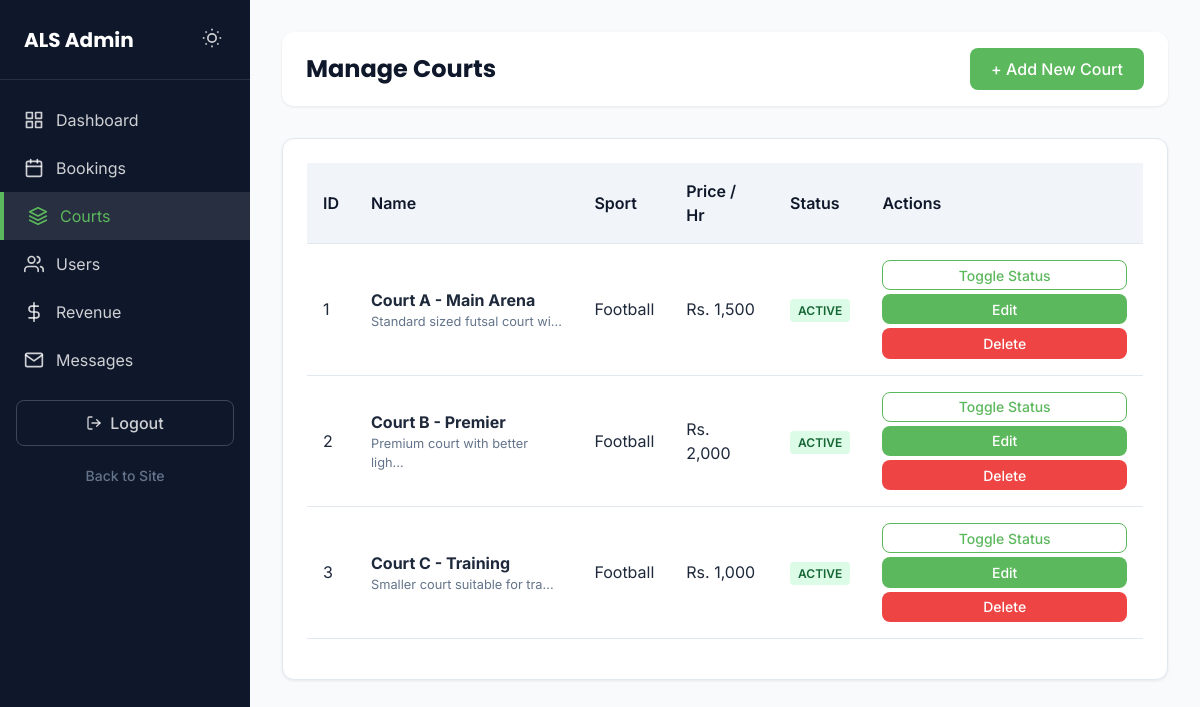
The app's page /admin/courts.php (signed in) with its own data.
### tables this page shows
CREATE TABLE IF NOT EXISTS courts (
    id INT AUTO_INCREMENT PRIMARY KEY,
    name VARCHAR(100) NOT NULL,
    sport_type ENUM('football', 'cricket', 'badminton') NOT NULL DEFAULT 'football',
    price_per_hour DECIMAL(10,2) NOT NULL DEFAULT 0.00,
    description TEXT,
    is_active TINYINT(1) DEFAULT 1,
    created_at TIMESTAMP DEFAULT CURRENT_TIMESTAMP,
    INDEX idx_active (is_active)
);

### admin/courts.php (the view, shortened to what this page needs)
<?php
require_once '../includes/db.php';
$courts = $conn->query("SELECT * FROM courts ORDER BY name ASC")->fetch_all(MYSQLI_ASSOC);
?>
<!DOCTYPE html>
<html lang="en">
<head>
    <link rel="stylesheet" href="../assets/css/style.css">
</head>
<body>
<div class="admin-layout">
    <?php include '../includes/admin_sidebar.php'; ?>
    <div class="admin-main">
        <div class="admin-header">
            <h2>Manage Courts</h2>
            <button onclick="openAddCourtModal()" class="btn btn-primary">+ Add New Court</button>
        </div>
        <div class="card">
            <div class="table-responsive">
                <table class="table">
                    <thead>
                        <tr>
                            <th>ID</th>
                            <th>Name</th>
                            <th>Sport</th>
                            <th>Price / Hr</th>
                            <th>Status</th>
                            <th>Actions</th>
                        </tr>
                    </thead>
                    <tbody>
                        <?php if(count($courts) > 0): ?>
                            <?php foreach($courts as $c): ?>
                            <tr>
                                <td><?php echo $c['id']; ?></td>
                                <td>
                                    <strong><?php echo htmlspecialchars($c['name']); ?></strong>
                                    <?php if($c['description']): ?>
                                        <div style="font-size: 0.8rem; color: var(--text-secondary);"><?php echo htmlspecialchars(substr($c['description'], 0, 30)) . '...'; ?></div>
                                    <?php endif; ?>
                                </td>
                                <td><?php echo ucfirst(htmlspecialchars($c['sport_type'])); ?></td>
                                <td>Rs. <?php echo number_format($c['price_per_hour']); ?></td>
                                <td>
                                    <?php if($c['is_active']): ?>
                                        <span class="badge badge-success">Active</span>
                                    <?php else: ?>
                                        <span class="badge badge-secondary">Inactive</span>
                                    <?php endif; ?>
                                </td>
                                <td>
                                    <button onclick="toggleCourtStatus(<?php echo $c['id']; ?>)" class="btn btn-outline btn-sm mb-1 w-100">Toggle Status</button>
                                    <button onclick="openEditCourtModal(<?php echo $c['id']; ?>, '<?php echo addslashes(htmlspecialchars($c['name'])); ?>', <?php echo $c['price_per_hour']; ?>, '<?php echo addslashes(htmlspecialchars($c['sport_type'])); ?>', '<?php echo addslashes(htmlspecialchars($c['description'])); ?>')" class="btn btn-primary btn-sm mb-1 w-100">Edit</button>
                                    <button onclick="deleteCourt(<?php echo $c['id']; ?>)" class="btn btn-danger btn-sm w-100">Delete</button>
                                </td>
                            </tr>
                            <?php endforeach; ?>
                        <?php else: ?>
                            <tr><td colspan="6" class="text-center">No courts found.</td></tr>
                        <?php endif; ?>
                    </tbody>
                </table>
            </div>
        </div>
    </div>
</div>
</body>
</html>

### assets/css/style.css (style rules this page uses)
:root { --primary-green: #5cb85c; --primary-green-hover: #4cae4c; --dark-navy: #0f172a; --card-bg: #ffffff; --page-bg: #f8fafc; --text-primary: #1e293b; --text-secondary: #64748b; --danger: #ef4444; --warning: #f59e0b; --success: #22c55e; --border-color: #e2e8f0; --heading-color: #0f172a; --table-header-bg: #f1f5f9; --radius-card: 12px; --radius-btn: 8px; --radius-input: 6px; --shadow-sm: 0 1px 3px rgba(0,0,0,0.08); --shadow-md: 0 4px 6px -1px rgba(0,0,0,0.1), 0 2px 4px -1px rgba(0,0,0,0.06); --shadow-lg: 0 10px 15px -3px rgba(0,0,0,0.1), 0 4px 6px -2px rgba(0,0,0,0.05); --transition: 0.2s ease; }
* { margin: 0; padding: 0; box-sizing: border-box; }
body { font-family: 'Inter', sans-serif; background-color: var(--page-bg); color: var(--text-primary); line-height: 1.5; min-height: 100vh; display: flex; flex-direction: column; }
h1, h2, h3, h4, h5, h6 { font-family: 'Poppins', sans-serif; font-weight: 700; line-height: 1.2; color: var(--heading-color); }
.mb-1 { margin-bottom: 0.25rem; }
.w-100 { width: 100%; }
.btn { display: inline-flex; align-items: center; justify-content: center; padding: 0.625rem 1.25rem; font-size: 1rem; font-weight: 500; font-family: 'Inter', sans-serif; border-radius: var(--radius-btn); border: 1px solid transparent; cursor: pointer; transition: var(--transition); text-align: center; }
.btn-primary { background-color: var(--primary-green); color: white; }
.btn-outline { background-color: transparent; border-color: var(--primary-green); color: var(--primary-green); }
.btn-danger { background-color: var(--danger); color: white; }
.btn-sm { padding: 0.35rem 0.75rem; font-size: 0.875rem; }
.card { background: var(--card-bg); border-radius: var(--radius-card); box-shadow: var(--shadow-sm); padding: 1.5rem; transition: var(--transition); border: 1px solid var(--border-color); }
.table-responsive { overflow-x: auto; }
.table { width: 100%; border-collapse: collapse; margin-bottom: 1rem; }
.table th, .table td { padding: 1rem; text-align: left; border-bottom: 1px solid var(--border-color); }
.table th { background-color: var(--table-header-bg); font-weight: 600; color: var(--heading-color); }
.badge { padding: 0.25rem 0.5rem; border-radius: 4px; font-size: 0.75rem; font-weight: 600; text-transform: uppercase; }
.badge-success { background: #dcfce7; color: #166534; }
.admin-layout { display: flex; min-height: 100vh; }
.admin-main { flex: 1; background: var(--page-bg); overflow-y: auto; padding: 2rem; }
.admin-header { display: flex; justify-content: space-between; align-items: center; flex-wrap: wrap; gap: 1rem; margin-bottom: 2rem; background: var(--card-bg); padding: 1rem 1.5rem; border-radius: var(--radius-card); box-shadow: var(--shadow-sm); }

### records on screen
courts: id "1", name "Court A - Main Arena", description "Standard sized futsal court wi", sport_type "Football", price_per_hour "1,500", is_active "ACTIVE"
courts: id "2", name "Court B - Premier", description "Premium court with better ligh", sport_type "Football", price_per_hour "2,000", is_active "ACTIVE"
courts: id "3", name "Court C - Training", description "Smaller court suitable for tra", sport_type "Football", price_per_hour "1,000", is_active "ACTIVE"
